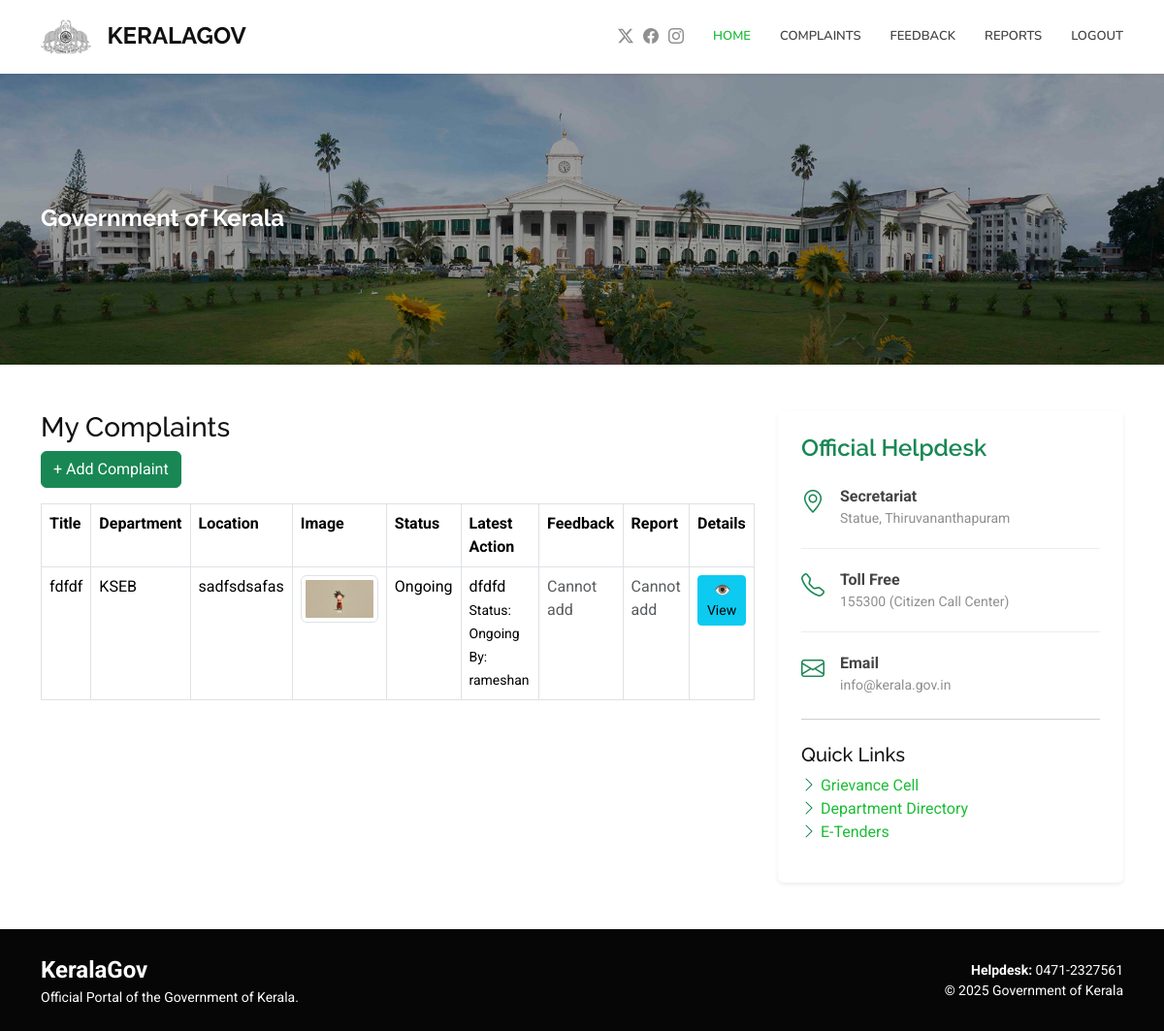
The app's page /user_view_complaints/ (signed in) with its own data.
### myapp/models.py (models this page shows, shortened)
class Complaint(models.Model):
    citizen = models.ForeignKey(Citizen, on_delete=models.CASCADE)
    title = models.CharField(max_length=200)
    description = models.TextField()
    location = models.CharField(max_length=300)
    damaged_image = models.ImageField(upload_to="complaint_images", null=True, blank=True)
    status = models.CharField(max_length=50, default="Pending")
    department = models.ForeignKey(Department, on_delete=models.SET_NULL, null=True, blank=True)
    worker = models.ForeignKey(Worker, on_delete=models.SET_NULL, null=True, blank=True)
    created_at = models.DateTimeField(auto_now_add=True)

class Department(models.Model):
    name = models.CharField(max_length=200, unique=True)
    description = models.TextField(blank=True, null=True)

class ComplaintAction(models.Model):
    complaint = models.ForeignKey(Complaint, on_delete=models.CASCADE)
    staff = models.ForeignKey(Staff, on_delete=models.CASCADE, null=True, blank=True)
    worker = models.ForeignKey(Worker, on_delete=models.CASCADE, null=True, blank=True)
    action_note = models.TextField()
    action_image = models.ImageField(
        upload_to="action_images",
        null=True,
        blank=True
    )
    status_updated_to = models.CharField(max_length=50)
    is_verified = models.BooleanField(default=False)
    action_date = models.DateTimeField(auto_now_add=True)

class Staff(models.Model):
    loginid = models.ForeignKey(Login, on_delete=models.CASCADE)
    name = models.CharField(max_length=200)
    department = models.ForeignKey(Department, on_delete=models.SET_NULL, null=True)
    phone = models.CharField(max_length=20)
    email = models.EmailField()
    profile_pic = models.ImageField(upload_to="staff_profile", null=True, blank=True)
    status = models.CharField(max_length=40, default="active")

### myapp/views.py (the view)
# urls.py: path('user_view_complaints/', views.user_view_complaints),
def user_view_complaints(request):
    if 'cid' not in request.session:
        return redirect('/login/')
    try:
        citizen = Citizen.objects.get(loginid_id=request.session['cid'])
    except Citizen.DoesNotExist:
        return redirect('/login/')
    complaints = Complaint.objects.filter(
        citizen=citizen
    ).order_by('-created_at')
    return render(request, "CITIZEN/view_complaints.html", {
        "complaints": complaints
    })

### templates/CITIZEN/view_complaints.html
{% extends 'CITIZEN/commen.html' %}
{% block content %}
<h3>My Complaints</h3>
<a href="/citizen_add_complaint/" class="btn btn-success mb-3">+ Add Complaint</a>
{% if complaints %}
<table class="table table-bordered">
    <tr>
        <th>Title</th>
        <th>Department</th>
        <th>Location</th>
        <th>Image</th>
        <th>Status</th>
        <th>Latest Action</th>
        <th>Feedback</th>
        <th>Report</th>
        <th>Details</th>
    </tr>
    {% for c in complaints %}
    <tr>
        <td>{{ c.title }}</td>
        <td>{% if c.department %}{{ c.department.name }}{% else %}-{% endif %}</td>
        <td>{{ c.location }}</td>
        <td>
            {% if c.damaged_image %}
            <a href="{{ c.damaged_image.url }}" target="_blank">
                <img src="{{ c.damaged_image.url }}" alt="Complaint Image"
                    style="max-width: 80px; max-height: 80px; cursor: pointer;" class="img-thumbnail">
            </a>
            {% else %}
            <span class="text-muted">No image</span>
            {% endif %}
        </td>
        <td>{{ c.status }}</td>
        <td>
            {% with action=c.complaintaction_set.last %}
            {% if action %}
            {{ action.action_note }} <br>
            <small>Status: {{ action.status_updated_to }} By: {{ action.staff.name }}</small>
            {% else %}
            <span class="text-muted">No action yet</span>
            {% endif %}
            {% endwith %}
        </td>
        <td>
            {% if c.status == "Completed" or c.status == "Finished" %}
            <form method="POST" action="/add_feedback/">
                {% csrf_token %}
                <input type="hidden" name="complaint_id" value="{{ c.id }}">
                <div class="input-group">
                    <input type="text" name="message" class="form-control" placeholder="Feedback" required>
                    <input type="number" name="rating" min="1" max="5" class="form-control" placeholder="Rating"
                        required>
                    <button type="submit" class="btn btn-success btn-sm">Submit</button>
                </div>
            </form>
            {% else %}
            <span class="text-muted">Cannot add</span>
            {% endif %}
        </td>
        <td>
            {% if c.status == "Completed" or c.status == "Finished" %}
            <a href="/add_report/?id={{ c.id }}" class="btn btn-danger btn-sm">Add Report</a>
            {% else %}
            <span class="text-muted">Cannot add</span>
            {% endif %}
        </td>
        <td>
            <a href="/citizen_complaint_detail/?id={{ c.id }}" class="btn btn-info btn-sm">👁 View</a>
        </td>
    </tr>
    {% endfor %}
</table>
{% else %}
<p>No complaints submitted yet.</p>
{% endif %}
{% endblock %}

### static/assets/css/main.css (style rules this page uses)
:root { --default-font: "Roboto", system-ui, -apple-system, "Segoe UI", Roboto, "Helvetica Neue", Arial, "Noto Sans", "Liberation Sans", sans-serif, "Apple Color Emoji", "Segoe UI Emoji", "Segoe UI Symbol", "Noto Color Emoji"; --heading-font: "Raleway", sans-serif; --nav-font: "Nunito", sans-serif; }
:root { --background-color: #ffffff; --default-color: #444444; --heading-color: #111111; --accent-color: #1bbd36; --surface-color: #ffffff; --contrast-color: #ffffff; }
:root { --nav-color: #444444; --nav-hover-color: #1bbd36; --nav-mobile-background-color: #ffffff; --nav-dropdown-background-color: #ffffff; --nav-dropdown-color: #444444; --nav-dropdown-hover-color: #1bbd36; }
:root { scroll-behavior: smooth; }
body { color: var(--default-color); background-color: var(--background-color); font-family: var(--default-font); }
a { color: var(--accent-color); text-decoration: none; transition: 0.3s; }
h1, h2, h3, h4, h5, h6 { color: var(--heading-color); font-family: var(--heading-font); }

### records on screen
Complaint: title "fdfdf", department.name "KSEB", location "sadfsdsafas", damaged_image (picture), status "Ongoing", complaintaction_set.last.action_note "dfdfd", complaintaction_set.last.status_updated_to "Ongoing", complaintaction_set.last.staff.name "rameshan", shows "Cannot add"
